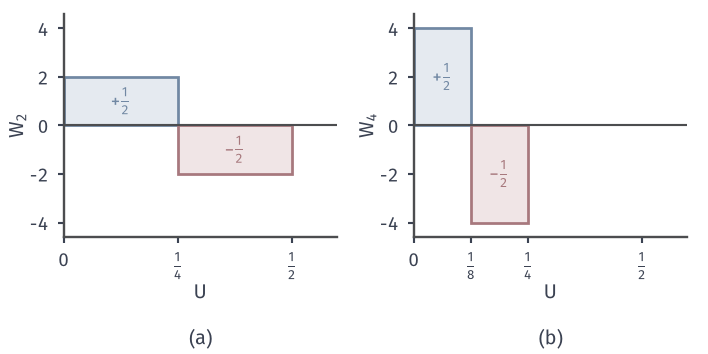

Reproduce this figure in Python.
from pathlib import Path
import sys
HERE = Path(__file__).resolve().parent
sys.path.insert(0, str(HERE.parent/'rvconv-common'))
from rvconv_fig import *
from matplotlib.patches import Rectangle
# Signed cancellation W_n = n 1{U < 1/(2n)} - n 1{1/(2n) <= U < 1/n} on U ~ Unif(0,1):
# positive block area 1/2 (blue fill), negative block area 1/2 (red fill), so E W_n = 0 while E|W_n| = 1.
# (a) n = 2, (b) n = 4.
fig, axes = figure(width_mm=100, height_mm=50, ncols=2)
panel(fig, left=.09, wspace=.28, bottom=.33)
for ax, n in ((axes[0], 2), (axes[1], 4)):
    style(ax)
    ax.add_patch(Rectangle((0, 0), 1/(2*n), n, facecolor=BLUE_FILL, edgecolor=BLUE, lw=1.1))
    ax.add_patch(Rectangle((1/(2*n), -n), 1/(2*n), n, facecolor=RED_FILL, edgecolor=RED, lw=1.1))
    ax.axhline(0, color=LINE, lw=.85)
    lab(ax, 1/(4*n), n/2, r'$+\frac{1}{2}$', BLUE, ha='center', va='center')
    lab(ax, 3/(4*n), -n/2, r'$-\frac{1}{2}$', RED, ha='center', va='center')
    ax.set_xlim(0, .6); ax.set_ylim(-4.6, 4.6); tk = sorted({0, 1/(2*n), 1/n, .5}); ax.set_xticks(tk)
    ax.set_xticklabels(['$0$' if v == 0 else r'$\frac{1}{%d}$' % round(1/v) for v in tk])
    ax.set_yticks([-4, -2, 0, 2, 4])
    axlab(ax, '$U$', '$W_%d$' % n)
tags(fig, axes)
save(fig, HERE, 'figure', {'E_W_n': 0, 'E_abs_W_n': 1})
